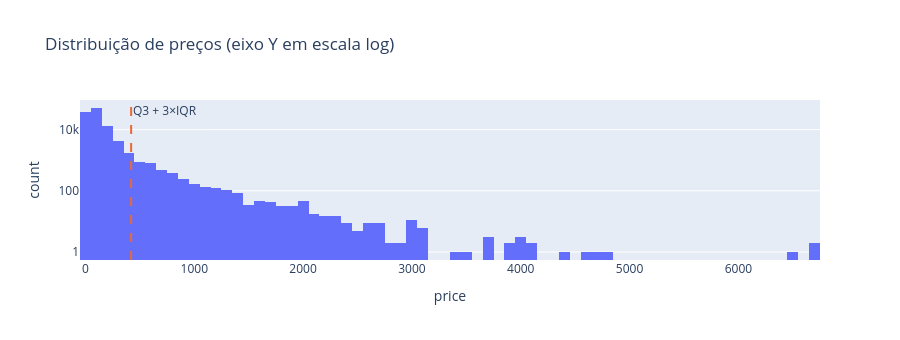

The cell this chart's notebook holds for it:
### Markdown cell above
Preços

### Code cell
import numpy as np
# outlier?
# LI = Q1 - 1,5 * IQR
# LS = Q3 + 1,5 * IQR
# outlier = valor < limite inferior (LI) ou valor > limite superior (LS)
# valor acima de `Q3 + 3×IQR`.

price = items["price"]
q1, q3 = price.quantile([0.25, 0.75])
fence = q3 + 3 * (q3 - q1)
print(f"Mediana R$ {price.median():.2f}")
print(f"Média R$ {price.mean():.2f}")
print(f"Máximo R$ {price.max():,.2f}")
print(f"Cerca de outlier extremo (Q3 + 3×IQR): R$ {fence:.2f} → {(price > fence).sum():,} itens ({(price > fence).mean():.1%})")

fig = px.histogram(items, x="price", nbins=80, log_y=True, height=340, title="Distribuição de preços (eixo Y em escala log)")
fig.add_vline(x=fence, line_dash="dash", line_color="#eb6834", annotation_text="Q3 + 3×IQR")
fig.show()
# Um produto de R$ 6K é real?

### Figure 1 — Plotly figure (JSON) as saved in the notebook; plotly's stock layout.template omitted (floating-point values rounded to 4 significant figures; data arrays with more than 128 entries replaced by an {"elided": "..."} marker saying what was removed)
{"data": [{"bingroup": "x", "hovertemplate": "price=%{x}<br>count=%{y}<extra></extra>", "legendgroup": "", "marker": {"color": "#636efa", "pattern": {"shape": ""}}, "name": "", "nbinsx": 80, "orientation": "v", "showlegend": false, "type": "histogram", "x": {"elided": "112650 float values"}, "xaxis": "x", "yaxis": "y"}], "layout": {"annotations": [{"showarrow": false, "text": "Q3 + 3×IQR", "x": 419.9, "xanchor": "left", "xref": "x", "y": 1, "yanchor": "top", "yref": "y domain"}], "barmode": "relative", "height": 340, "legend": {"tracegroupgap": 0}, "shapes": [{"line": {"color": "#eb6834", "dash": "dash"}, "type": "line", "x0": 419.9, "x1": 419.9, "xref": "x", "y0": 0, "y1": 1, "yref": "y domain"}], "title": {"text": "Distribuição de preços (eixo Y em escala log)"}, "xaxis": {"anchor": "y", "domain": [0, 1], "title": {"text": "price"}}, "yaxis": {"anchor": "x", "domain": [0, 1], "title": {"text": "count"}, "type": "log"}}}
